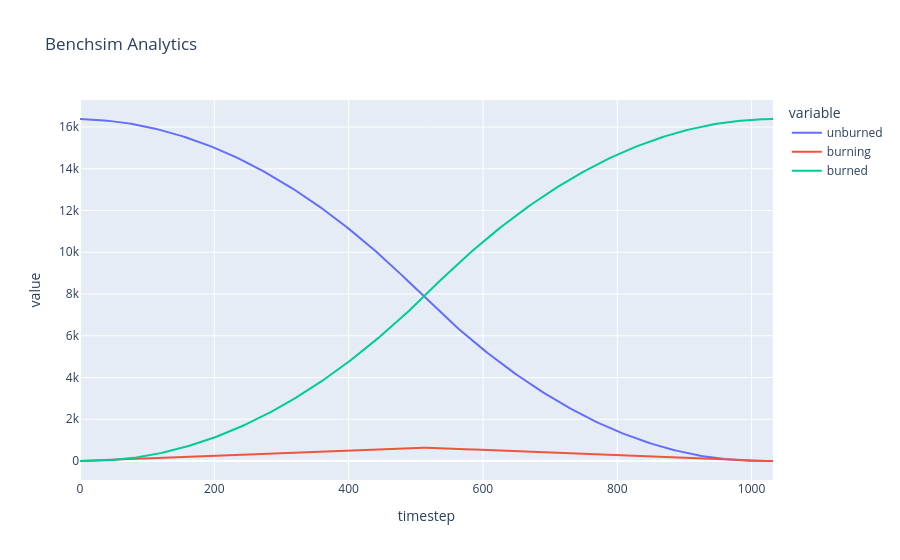

Source (notebook cell):
### Code cell
benchsim_plot = px.line(benchsim_data, x="timestep", y=['unburned', 'burning', 'burned'], title='Benchsim Analytics')
benchsim_plot.show()

### Figure 1 — Plotly figure (JSON) as saved in the notebook; plotly's stock layout.template omitted (floating-point values rounded to 4 significant figures; data arrays with more than 128 entries replaced by an {"elided": "..."} marker saying what was removed)
{"data": [{"hovertemplate": "variable=unburned<br>timestep=%{x}<br>value=%{y}<extra></extra>", "legendgroup": "unburned", "line": {"color": "#636efa", "dash": "solid"}, "marker": {"symbol": "circle"}, "mode": "lines", "name": "unburned", "orientation": "v", "showlegend": true, "type": "scatter", "x": {"elided": "259 int values"}, "xaxis": "x", "y": {"elided": "259 int values"}, "yaxis": "y"}, {"hovertemplate": "variable=burning<br>timestep=%{x}<br>value=%{y}<extra></extra>", "legendgroup": "burning", "line": {"color": "#EF553B", "dash": "solid"}, "marker": {"symbol": "circle"}, "mode": "lines", "name": "burning", "orientation": "v", "showlegend": true, "type": "scatter", "x": {"elided": "259 int values"}, "xaxis": "x", "y": {"elided": "259 int values"}, "yaxis": "y"}, {"hovertemplate": "variable=burned<br>timestep=%{x}<br>value=%{y}<extra></extra>", "legendgroup": "burned", "line": {"color": "#00cc96", "dash": "solid"}, "marker": {"symbol": "circle"}, "mode": "lines", "name": "burned", "orientation": "v", "showlegend": true, "type": "scatter", "x": {"elided": "259 int values"}, "xaxis": "x", "y": {"elided": "259 int values"}, "yaxis": "y"}], "layout": {"legend": {"title": {"text": "variable"}, "tracegroupgap": 0}, "title": {"text": "Benchsim Analytics"}, "xaxis": {"anchor": "y", "domain": [0, 1], "title": {"text": "timestep"}}, "yaxis": {"anchor": "x", "domain": [0, 1], "title": {"text": "value"}}}}
